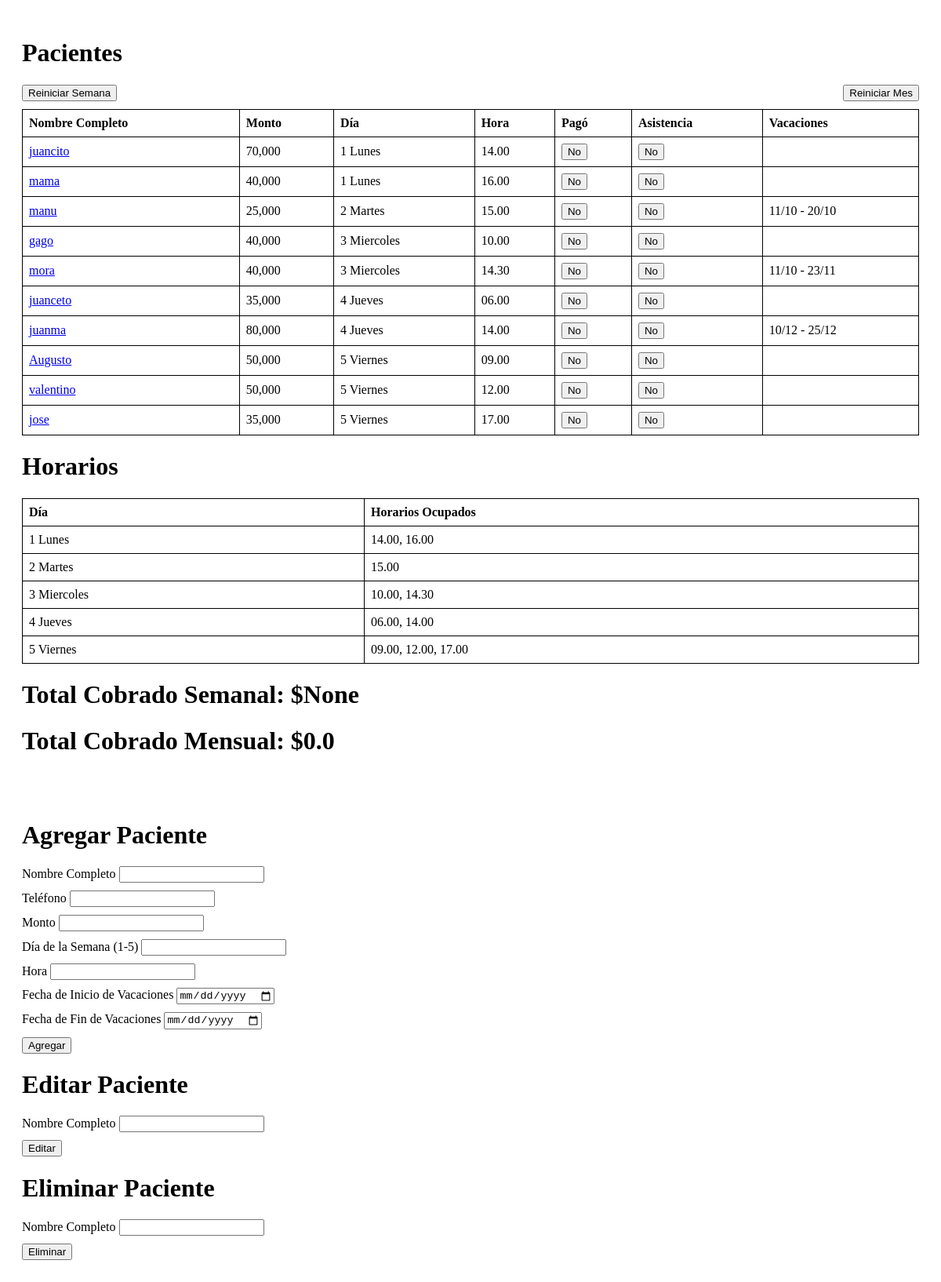
The page / on the database its author committed.
### tables this page shows
CREATE TABLE Sesiones (
    id INTEGER PRIMARY KEY AUTOINCREMENT,
    cliente_nombre TEXT,
    dia_semana TEXT,
    hora TEXT,
    estado TEXT, minuto TEXT,
    FOREIGN KEY (cliente_nombre) REFERENCES Clientes(nombre_completo)
);

CREATE TABLE Clientes (
    nombre_completo TEXT PRIMARY KEY,
    telefono TEXT,
    monto REAL
, pagos TEXT DEFAULT 'No', asistencia TEXT DEFAULT 'No', monto_sumado BOOLEAN DEFAULT 0, total_mensual REAL DEFAULT 0);

CREATE TABLE Vacaciones (
    id INTEGER PRIMARY KEY AUTOINCREMENT,
    cliente_nombre TEXT,
    fecha_inicio TEXT,
    fecha_fin TEXT,
    FOREIGN KEY (cliente_nombre) REFERENCES Clientes(nombre_completo)
);

### app.py (the view)
@app.route('/')
def index():
    conn = get_db_connection()
    clientes = conn.execute('''
        SELECT c.*, s.dia_semana, s.hora, v.fecha_inicio, v.fecha_fin
        FROM Clientes c
        LEFT JOIN Sesiones s ON c.nombre_completo = s.cliente_nombre
        LEFT JOIN Vacaciones v ON c.nombre_completo = v.cliente_nombre
        ORDER BY s.dia_semana, s.hora
    ''').fetchall()
    horarios_ocupados = conn.execute('''
        SELECT dia_semana, GROUP_CONCAT(hora, ', ') as horarios_ocupados
        FROM Sesiones
        GROUP BY dia_semana
        ORDER BY dia_semana
    ''').fetchall()
    horarios_ocupados = [dict(horario) for horario in horarios_ocupados]
    for horario in horarios_ocupados:
        horas = horario['horarios_ocupados'].split(', ')
        horas.sort(key=lambda x: datetime.strptime(x, '%H.%M'))
        horario['horarios_ocupados'] = ', '.join(horas)
    total_cobrado = conn.execute('''
        SELECT SUM(monto) as total
        FROM Clientes
        WHERE pagos = 'Sí' AND monto_sumado = 1
    ''').fetchone()['total']
    total_mensual = conn.execute('''
        SELECT SUM(total_mensual) as total
        FROM Clientes
    ''').fetchone()['total']
    clientes = [dict(cliente) for cliente in clientes]
    for cliente in clientes:
        if cliente['monto']:
            try:
                cliente['monto'] = float(cliente['monto'])
            except ValueError:
                cliente['monto'] = 0.0
    conn.close()
    return render_template('index.html', clientes=clientes, horarios_ocupados=horarios_ocupados, total_cobrado=total_cobrado, total_mensual=total_mensual)

### app.py (called while the page is built)
def get_db_connection():
    conn = sqlite3.connect('proyecto.db')
    conn.row_factory = sqlite3.Row
    return conn

### templates/index.html (shortened to what this page needs)
<!doctype html>
<html lang="en">
<head>
</head>
<body>
    <div class="container">
        <div class="table-container">
            <h1>Pacientes</h1>
            <div class="button-container">
                <form method="post" action="{{ url_for('reset_week') }}">
                    <button type="submit">Reiniciar Semana</button>
                </form>
                <form method="post" action="{{ url_for('reset_month') }}">
                    <button type="submit">Reiniciar Mes</button>
                </form>
            </div>
            <table>
                <tr>
                    <th>Nombre Completo</th>
                    <th>Monto</th>
                    <th>Día</th>
                    <th>Hora</th>
                    <th>Pagó</th>
                    <th>Asistencia</th>
                    <th>Vacaciones</th>
                </tr>
                {% for cliente in clientes %}
                <tr>
                    <td><a href="{{ url_for('cliente', nombre=cliente.nombre_completo) }}">{{ cliente.nombre_completo }}</a></td>
                    <td>{{ '{:,.0f}'.format(cliente.monto) }}</td>
                    <td>{{ cliente.dia_semana }}</td>
                    <td>{{ cliente.hora }}</td>
                    <td>
                        <form method="post" action="{{ url_for('toggle_pago', nombre=cliente.nombre_completo) }}">
                            <button type="submit" class="checklist">
                                {{ cliente.pagos }}
                            </button>
                        </form>
                    </td>
                    <td>
                        <form method="post" action="{{ url_for('toggle_asistencia', nombre=cliente.nombre_completo) }}">
                            <button type="submit" class="checklist">
                                {{ cliente.asistencia }}
                            </button>
                        </form>
                    </td>
                    <td>
                        {% if cliente.fecha_inicio and cliente.fecha_fin %}
                            {{ cliente.fecha_inicio }} - {{ cliente.fecha_fin }}
                        {% endif %}
                    </td>
                </tr>
                {% endfor %}
            </table>
            <h1>Horarios</h1>
            <table>
                <tr>
                    <th>Día</th>
                    <th>Horarios Ocupados</th>
                </tr>
                {% for horario in horarios_ocupados %}
                <tr>
                    <td>{{ horario.dia_semana }}</td>
                    <td>{{ horario.horarios_ocupados }}</td>
                </tr>
                {% endfor %}
            </table>
            <h1>Total Cobrado Semanal: ${{ total_cobrado }}</h1>
            <h1>Total Cobrado Mensual: ${{ total_mensual }}</h1>
        </div>
        <div class="form-container">
            <h1>Agregar Paciente</h1>
            <form method="post" action="{{ url_for('create_cliente') }}">
                <div class="form-group">
                    <label for="nombre_completo">Nombre Completo</label>
                    <input type="text" id="nombre_completo" name="nombre_completo" autocomplete="off" required>
                </div>
                <div class="form-group">
                    <label for="telefono">Teléfono</label>
                    <input type="text" id="telefono" name="telefono" autocomplete="off">
                </div>
                <div class="form-group">
                    <label for="monto">Monto</label>
                    <input type="number" id="monto" name="monto" autocomplete="off" required>
                </div>
                <div class="form-group">
                    <label for="dia_semana">Día de la Semana (1-5)</label>
                    <input type="number" id="dia_semana" name="dia_semana" autocomplete="off" required>
                </div>
                <div class="form-group">
                    <label for="hora">Hora</label>
                    <input type="text" id="hora" name="hora" autocomplete="off" required>
                </div>
                <div class="form-group">
                    <label for="fecha_inicio">Fecha de Inicio de Vacaciones</label>
                    <input type="date" id="fecha_inicio" name="fecha_inicio" autocomplete="off">
                </div>
                <div class="form-group">
                    <label for="fecha_fin">Fecha de Fin de Vacaciones</label>
                    <input type="date" id="fecha_fin" name="fecha_fin" autocomplete="off">
                </div>
                <div class="form-group">
                    <input type="submit" value="Agregar">
                </div>
            </form>
            <h1>Editar Paciente</h1>
            <form method="post" action="{{ url_for('edit_cliente') }}">
                <div class="form-group">
                    <label for="nombre_completo">Nombre Completo</label>
                    <input type="text" id="nombre_completo" name="nombre_completo" autocomplete="off">
                </div>
                <div class="form-group">
                    <input type="submit" value="Editar">
                </div>
            </form>
            <h1>Eliminar Paciente</h1>
            <form method="post" action="{{ url_for('delete_cliente') }}">
                <div class="form-group">
                    <label for="nombre_completo">Nombre Completo</label>
                    <input type="text" id="nombre_completo" name="nombre_completo" autocomplete="off">
                </div>
                <div class="form-group">
                    <input type="submit" value="Eliminar">
                </div>
            </form>
        </div>
    </div>
</body>
</html>

### templates/index.html (style rules this page uses)
.container { display: flex; flex-direction: column; }
.form-container { flex: 1; padding: 20px; }
.table-container { flex: 2; padding: 20px; }
table { width: 100%; border-collapse: collapse; margin-bottom: 20px; }
th, td { border: 1px solid black; padding: 8px; text-align: left; }
.checklist { cursor: pointer; }
.form-group { margin-bottom: 10px; }
.button-container { display: flex; justify-content: space-between; margin-bottom: 10px; }

### rows shown on the page
Sesiones: nombre_completo "juancito", dia_semana "1 Lunes", hora "14.00", pagos "No", asistencia "No"
Clientes: monto "70,000"
Sesiones: nombre_completo "mama", dia_semana "1 Lunes", hora "16.00", pagos "No", asistencia "No"
Clientes: monto "40,000"
Sesiones: nombre_completo "manu", dia_semana "2 Martes", hora "15.00", pagos "No", asistencia "No", fecha_inicio "11/10", fecha_fin "20/10", horarios_ocupados "15.00"
Clientes: monto "25,000"
Sesiones: nombre_completo "gago", dia_semana "3 Miercoles", hora "10.00", pagos "No", asistencia "No"
Clientes: monto "40,000"
Sesiones: nombre_completo "mora", dia_semana "3 Miercoles", hora "14.30", pagos "No", asistencia "No", fecha_inicio "11/10", fecha_fin "23/11"
Clientes: monto "40,000"
Sesiones: nombre_completo "juanceto", dia_semana "4 Jueves", hora "06.00", pagos "No", asistencia "No"
Clientes: monto "35,000"
Sesiones: nombre_completo "juanma", dia_semana "4 Jueves", hora "14.00", pagos "No", asistencia "No", fecha_inicio "10/12", fecha_fin "25/12"
Clientes: monto "80,000"
Sesiones: nombre_completo "Augusto", dia_semana "5 Viernes", hora "09.00", pagos "No", asistencia "No"
Clientes: monto "50,000"
Sesiones: nombre_completo "valentino", dia_semana "5 Viernes", hora "12.00", pagos "No", asistencia "No"
Clientes: monto "50,000"
Sesiones: nombre_completo "jose", dia_semana "5 Viernes", hora "17.00", pagos "No", asistencia "No"
Clientes: monto "35,000"

### other values the page prints
{{ horario.dia_semana }} "1 Lunes" "3 Miercoles" "4 Jueves" "5 Viernes"
{{ horario.horarios_ocupados }} "14.00, 16.00" "10.00, 14.30" "06.00, 14.00" "09.00, 12.00, 17.00"
{{ total_cobrado }} "None"
{{ total_mensual }} "0.0"
